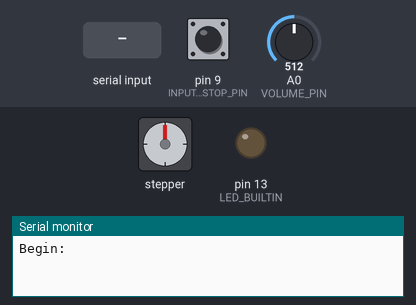
The sketch below on a simulated Arduino Uno, built with avr-gcc and run on an emulated ATmega328P. Parts: stepper motor, output pins drawn as LEDs (lit = HIGH), the last lines printed to the serial monitor. Wiring (inferred from the names in the program): stepper motor driver (200 steps per turn assumed): step pin 11; direction pin 10; enable pin 12. The test bench sets the inputs (shaded band); at power-on: A0 (VOLUME_PIN) = 512, pin 9 (INPUT_ENDSTOP_PIN) HIGH. Pins used as bus, display or sensor lines are not drawn.

Above: at 1.2 s.
1.3 s: "M312\n" received over Serial
At 1.58 s:
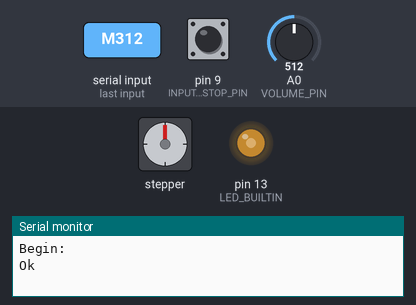
4.3 s: A0 (VOLUME_PIN) set to 496
At 5.1 s:
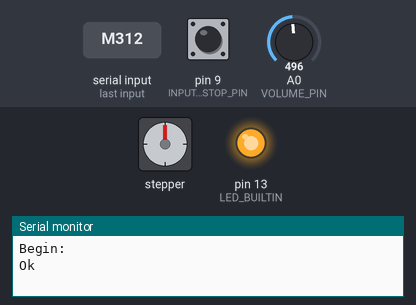
Timing chart, 0 to 9.9 s (numbered marks = the images above; inputs shaded):
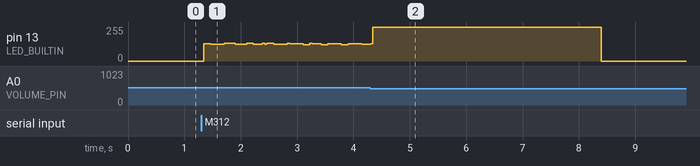

The sketch:

Conveyor1m3V2.1.ino
```cpp
#define VOLUME_PIN A0

#define DIR_PIN 10
#define STEP_PIN 11
#define EN_PIN 12

#define LED_PIN 13

#define INPUT_ENDSTOP_PIN 9

#define COMPARE_VALUE_TIMER OCR1A

#define TurnOnTimer1 (TIMSK1 |= (1 << OCIE1A))
#define TurnOffTimer1 (TIMSK1 &= ~(1 << OCIE1A))

#define READ_VOLUME_TIME_MS 10

#define SERIAL_MODE true
#define VOLUME_MODE false

#define COMMAND_PORT Serial

#define MAX_SPEED 250
#define DEFAULT_SPEED 30

float STEP_PER_MM = 34.35f;

#define SPEED_TO_CYCLE(x) (1000000.0 / (STEP_PER_MM * x))

#include "MultiThread.h"
#include "EEPROM.h"

String inputString;
bool stringComplete;
bool Mode;
float DesireSpeed;
float DesirePosition;
long DesireStepPosition;
long CurrentStepPosition;
float OldSpeed;

byte VolumeValuaCouter;
float VolumeValue;

float DefaultSpeed;
bool IsConveyorRun;

MultiThread ReadVolumeScheduler;
MultiThread LedBlinkScheduler;

void setup()
{
  Serial.begin(115200);
  EEPROM.get(10,STEP_PER_MM);
  IOInit();
  setValue();
  TimerInit();
  digitalWrite(EN_PIN, 1);
}

void loop()
{
  readVolume();
  SerialExecute();
  LedBlink();
}

void IOInit()
{
  pinMode(VOLUME_PIN, INPUT);
  pinMode(DIR_PIN, OUTPUT);
  pinMode(STEP_PIN, OUTPUT);
  pinMode(EN_PIN, OUTPUT);
  pinMode(LED_BUILTIN, OUTPUT);
  digitalWrite(EN_PIN, 0);
  pinMode(INPUT_ENDSTOP_PIN, INPUT_PULLUP);
}

void setValue()
{
  Mode = VOLUME_MODE;
  Serial.println("Begin:");
  OldSpeed = DEFAULT_SPEED;
}

void TimerInit()
{
  noInterrupts();

  // Reset register relate to Timer 1
  // Reset register relate
  TCCR1A = TCCR1B = TCNT1 = 0;
  // Set CTC mode to Timer 1
  TCCR1B |= (1 << WGM12);
  // Set prescaler 1 to Timer 1
  TCCR1B |= (1 << CS10);
  //Normal port operation, OCxA disconnected
  TCCR1A &= ~((1 << COM1A1) | (1 << COM1A0) | (1 << COM1B1) | (1 << COM1B0));

  interrupts();
}

void LedBlink()
{
  if (DesireSpeed == 0 && DesireStepPosition == 0)
  {
    digitalWrite(LED_BUILTIN, 0);
    return;
  }

  RUN_EVERY(LedBlinkScheduler, COMPARE_VALUE_TIMER / 16);
  digitalWrite(LED_BUILTIN, !digitalRead(LED_BUILTIN));
}

void readVolume()
{
  if (Mode != VOLUME_MODE) return;

  RUN_EVERY(ReadVolumeScheduler, READ_VOLUME_TIME_MS);
  if(analogRead(VOLUME_PIN) <= 500)
  {
  VolumeValuaCouter++;
  VolumeValue += map(analogRead(VOLUME_PIN), 0, 500, -MAX_SPEED,0);

  if (VolumeValuaCouter == 10)
  {
    DesireSpeed = VolumeValue / 10.0;
    if (DesireSpeed >- 0.05)
    {
      DesireSpeed = 0;

    }

    if  (DesireSpeed < 0)
    {
      digitalWrite(EN_PIN, 1);
      digitalWrite(DIR_PIN, 0);
      setIntCycle(SPEED_TO_CYCLE(-DesireSpeed));
      TurnOnTimer1;
    }

    VolumeValuaCouter = 0;
    VolumeValue = 0;
  }
  }
  if(analogRead(VOLUME_PIN) >= 510)
  {
    VolumeValuaCouter++;
    VolumeValue += map(analogRead(VOLUME_PIN), 510, 1023, 0, MAX_SPEED);

  if (VolumeValuaCouter == 10)
  {
    DesireSpeed = VolumeValue / 10.0;
    if (DesireSpeed < 0.05)
    {
      DesireSpeed = 0;

    }

    if  (DesireSpeed > 0)
    {
      digitalWrite(EN_PIN, 1);
      digitalWrite(DIR_PIN, 1);
      setIntCycle(SPEED_TO_CYCLE(DesireSpeed));
      TurnOnTimer1;
    }

    VolumeValuaCouter = 0;
    VolumeValue = 0;
  }
    }
    if(analogRead(VOLUME_PIN) > 500 && analogRead(VOLUME_PIN) < 510)
    {
      VolumeValuaCouter++;
      if (VolumeValuaCouter == 10)
      {
      DesireSpeed = 0;
      setIntCycle(SPEED_TO_CYCLE(DesireSpeed));
      TurnOnTimer1;
      VolumeValuaCouter = 0;
      VolumeValue = 0;
      }
      }
}

void ConveyorExecute()
{
  if (Mode != SERIAL_MODE)
  {
    return;
  }

  if (DesireSpeed < 0.01 && DesireSpeed > -0.01)
  {
    DesireSpeed = 0;
  }

  if (DesireSpeed > 0)
  {
    digitalWrite(DIR_PIN, 0);
  }
  else if (DesireSpeed < 0)
  {
    digitalWrite(DIR_PIN, 1);
  }

  DesireSpeed = abs(DesireSpeed);
  if  (DesireSpeed > MAX_SPEED)
  {
    DesireSpeed = MAX_SPEED;
  }
  setIntCycle(SPEED_TO_CYCLE(DesireSpeed));

  if (DesireStepPosition > 0)
  {
    digitalWrite(DIR_PIN, 1);
  }
  else if (DesireStepPosition < 0)
  {
    digitalWrite(DIR_PIN, 0);
    DesireStepPosition = -DesireStepPosition;
  }

  if (DesireStepPosition != 0)
  {
    setIntCycle(SPEED_TO_CYCLE(OldSpeed));
  }

  if (DesireSpeed == 0 && DesireStepPosition == 0)
  {
    //digitalWrite(EN_PIN, 0);
    TurnOffTimer1;
    return;
  }

  //digitalWrite(EN_PIN, 1);
  TurnOnTimer1;
}

//intCycle us
void setIntCycle(float intCycle)
{
  int prescaler;

  if (intCycle > 4000)
  {
    TCCR1B |= (1 << CS11);
    TCCR1B &= ~(1 << CS10);
    prescaler = 8;
  }
  else
  {
    TCCR1B &= ~(1 << CS11);
    TCCR1B |= (1 << CS10);
    prescaler = 1;
  }

  COMPARE_VALUE_TIMER = roundf(intCycle * F_CPU / (1000000.0 * prescaler)) - 1;
}

ISR(TIMER1_COMPA_vect)
{
  //endstop pin
  if (digitalRead(INPUT_ENDSTOP_PIN) == LOW){
   return;
  }
  //

  digitalWrite(STEP_PIN, 0);
  delayMicroseconds(15);
  digitalWrite(STEP_PIN, 1);

  if (DesireStepPosition != 0)
  {
    CurrentStepPosition++;
    if (DesireStepPosition == CurrentStepPosition)
    {
      Serial.println("Ok");
      TurnOffTimer1;
      DesireStepPosition = 0;
      CurrentStepPosition = 0;
      //digitalWrite(EN_PIN, 0);
    }
  }
}

float ConvertSpeedToIntCycle(float speed)
{
  return 1000000.0 / (STEP_PER_MM * speed);
}

void SerialExecute()
{
  while (COMMAND_PORT.available())
  {
    char inChar = (char)COMMAND_PORT.read();

    if (inChar == '\n')
    {
      stringComplete = true;
      break;
    }

    inputString += inChar;
  }

  if (!stringComplete)
    return;

  String messageBuffer = inputString.substring(0, 4);

  if (messageBuffer == "M310")
  {
    if (inputString.substring(5).toInt() == SERIAL_MODE)
    {
      Mode = SERIAL_MODE;
      DesireSpeed = 0;
    }
    if (inputString.substring(5).toInt() == VOLUME_MODE)
    {
      Mode = VOLUME_MODE;
      DesirePosition = 0;
    }
    Serial.println("Ok");
  }

  if (messageBuffer == "M311")
  {
    DesireSpeed = inputString.substring(5).toFloat();
    DesirePosition = 0;
    Serial.println("Ok");
  }

  if (messageBuffer == "M312")
  {
    DesirePosition = inputString.substring(5).toFloat();
    DesireSpeed = 0;
    DesireStepPosition = roundf(DesirePosition * STEP_PER_MM);
    if(DesirePosition == 0)Serial.println("Ok");
    DesirePosition = 0;
  }

  if (messageBuffer == "M313")
  {
    OldSpeed = inputString.substring(5).toFloat();
    Serial.println("Ok");
  }
  if (messageBuffer == "M314")
  {
    STEP_PER_MM = inputString.substring(5).toFloat();
    EEPROM.put(10,STEP_PER_MM);
    Serial.println("Ok");
  }

  inputString = "";
  stringComplete = false;

  ConveyorExecute();
}
```

MultiThread.cpp
```cpp
#include "MultiThread.h"

MultiThread::MultiThread()
{
  isCount = false;
}

void MultiThread::Schedule(uint16_t milliTime, void (*func)(uint8_t), uint8_t arg)
{
  if (isCount == false)
  {
    Counter = millis();
    isCount = true;
  }
  countValue = millis() - Counter;
  if ( countValue > milliTime )
  {
    func(arg);
    isCount = false;
  }
}

void MultiThread::Schedule(uint16_t milliTime, void (*func)())
{
  if (isCount == false)
  {
    Counter = millis();
    isCount = true;
  }
  countValue = millis() - Counter;
  if ( countValue > milliTime )
  {
    func();
    isCount = false;
  }
}

bool MultiThread::isSchedule(uint16_t milliTime)
{
  if (isCount == false)
  {
    Counter = millis();
    isCount = true;
  }
  countValue = millis() - Counter;
  if ( countValue > milliTime )
  {
    isCount = false;
    return true;
  }
  return false;
}
```

MultiThread.h
```cpp
#ifndef MULTI_THREAD_H
#define MULTI_THREAD_H

#include "Arduino.h"

class MultiThread
{
  public:
    MultiThread();
    void Schedule(uint16_t milliTime, void (*func)(uint8_t), uint8_t arg);
    void Schedule(uint16_t milliTime, void (*func)());
    bool isSchedule(uint16_t milliTime);
    bool isCount;
    uint16_t countValue;
    unsigned long Counter;
  private:

};

#define RUN_EVERY(Schedule, Time) {if( !Schedule.isSchedule(Time))\
                                    return;}

#endif
```

Measured:
- the behaviour switches between 510 and 509 on A0 (VOLUME_PIN) (found by bisection; images 1 and 2)
